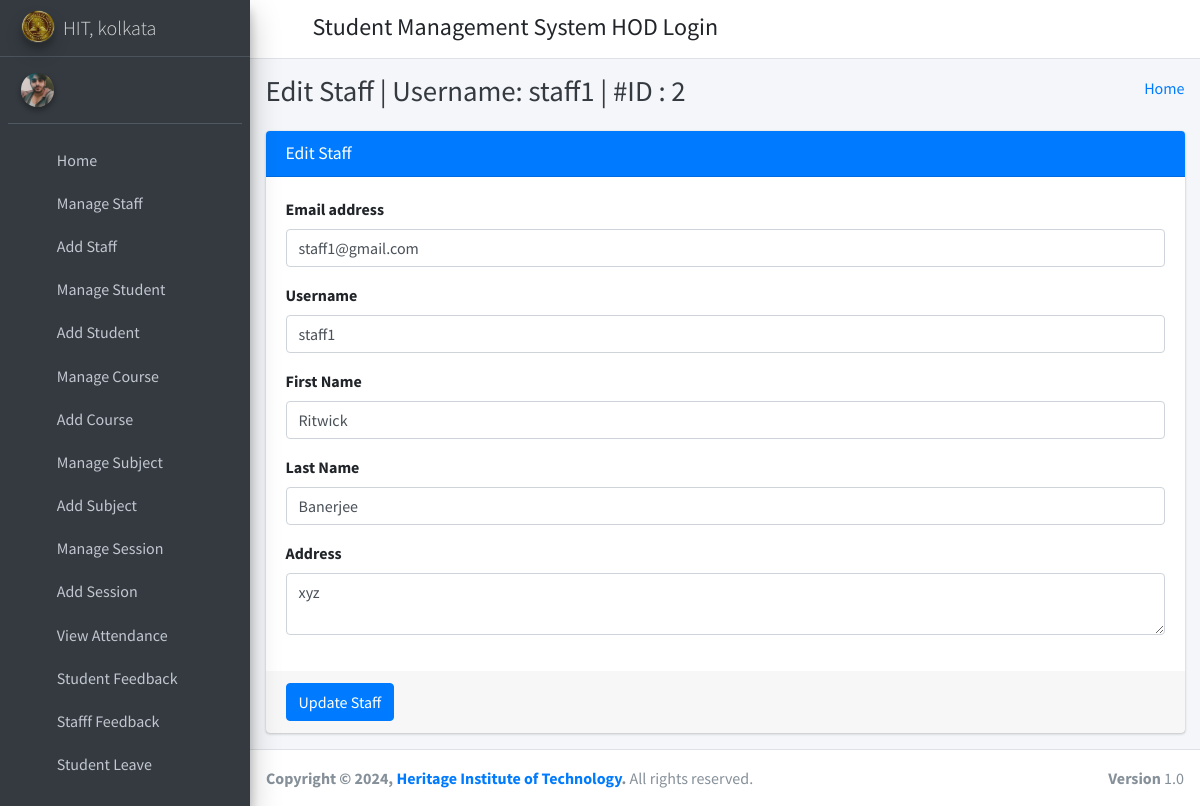
The page /edit_staff/2/ (signed in) on the database its author committed.
### student_management_app/models.py (models this page shows)
class Staffs(models.Model):
    id = models.AutoField(primary_key=True)
    admin = models.OneToOneField(CustomUser, on_delete = models.CASCADE)
    address = models.TextField()
    created_at = models.DateTimeField(auto_now_add=True)
    updated_at = models.DateTimeField(auto_now=True)
    objects = models.Manager()

class CustomUser(AbstractUser):
    user_type_data = ((1, "HOD"), (2, "Staff"), (3, "Student"))
    user_type = models.CharField(default=1, choices=user_type_data, max_length=10)

### student_management_app/HodViews.py (the view)
# urls.py: path('edit_staff/<staff_id>/', HodViews.edit_staff, name="edit_staff"),
def edit_staff(request, staff_id):
    staff = Staffs.objects.get(admin=staff_id)
    context = {
        "staff": staff,
        "id": staff_id
    }
    return render(request, "hod_template/edit_staff_template.html", context)

### student_management_app/LoginCheckMiddleWare.py (called while the page is built, shortened)
    def process_view(self, request, view_func, view_args, view_kwargs):
        modulename = view_func.__module__
        user = request.user
        if user.is_authenticated:
            if user.user_type == "1":
                if modulename == "student_management_app.HodViews":
                    pass
                elif modulename == "student_management_app.views" or modulename == "django.views.static":
                    pass
                else:
                    return redirect("admin_home")
            else:
                return redirect("login")
        else:
            if request.path == reverse("login") or request.path == reverse("doLogin"):
                pass
            else:
                return redirect("login")

### student_management_app/templates/hod_template/edit_staff_template.html (shortened to what this page needs)
{% extends 'hod_template/base_template.html' %}
{% block page_title %}
    Edit Staff | Username: {{ staff.admin.username }} | #ID : {{ staff.admin.id }}
{% endblock page_title %}
{% block main_content %}
{% load static %}
<section class="content">
        <div class="container-fluid">
            <div class="row">
                <div class="col-md-12">
                    <div class="card card-primary">
                    <div class="card-header">
                        <h3 class="card-title">Edit Staff</h3>
                    </div>
                    <form role="form" method="POST" action="{% url 'edit_staff_save' %}">
                        <div class="card-body">
                            <div class="form-group">
                                <label>Email address</label>
                                <input type="email" class="form-control" name="email" value="{{ staff.admin.email }}">
                            </div>
                            <div class="form-group">
                                <label>Username</label>
                                <input type="text" class="form-control" name="username" value="{{ staff.admin.username }}">
                            </div>
                            <div class="form-group">
                                <label>First Name</label>
                                <input type="text" class="form-control" name="first_name" value="{{ staff.admin.first_name }}">
                            </div>
                            <div class="form-group">
                                <label>Last Name</label>
                                <input type="text" class="form-control" name="last_name" value="{{ staff.admin.last_name }}">
                            </div>
                            <div class="form-group">
                                <label>Address</label>
                                <textarea class="form-control" name="address">{{ staff.address }}</textarea>
                            </div>
                        </div>
                        <div class="card-footer">
                        <button type="submit" class="btn btn-primary">Update Staff</button>
                        </div>
                    </form>
                    </div>
                </div>
            </div>
        </div>
      </section>
  {% endblock main_content %}

### rows shown on the page
Staffs: admin.username "staff1", admin.id "2", email "staff1@gmail.com", username "staff1", first_name "Ritwick", last_name "Banerjee", address "xyz"
